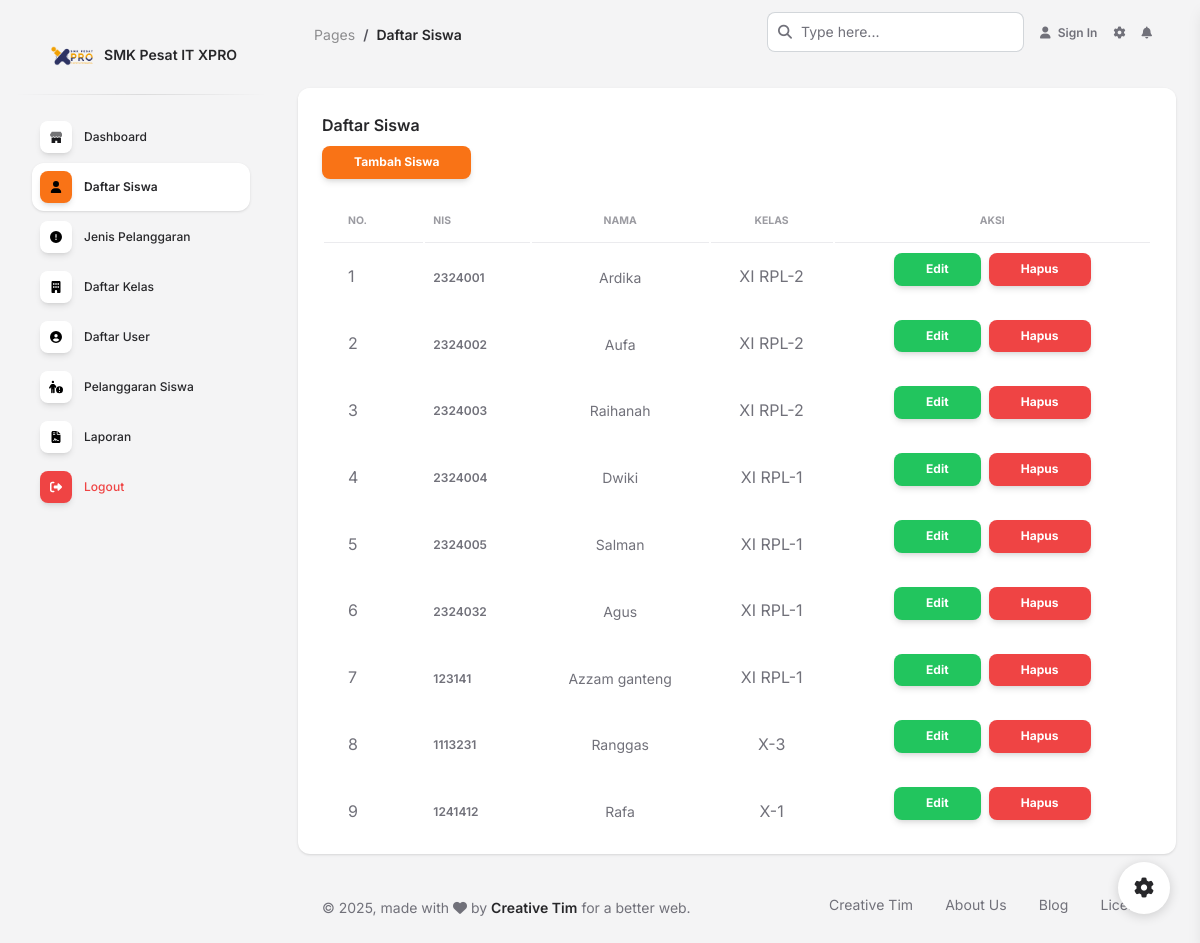
Screenshot of /pages/siswa.php with the database file from the repository.
### tables this page shows
CREATE TABLE `tbl_siswa` (
  `id_siswa` int NOT NULL,
  `nis` varchar(50) NOT NULL,
  `nama` varchar(50) NOT NULL,
  `kelas` varchar(50) NOT NULL
);

### pages/siswa.php (the view, shortened to what this page needs)
<?php
include "koneksi.php";
include "header.php" ;
?>
    <div class="container-fluid py-4">
      <div class="row">
        <div class="col-12">
          <div class="card mb-4">
            <div class="card-header pb-1">
              <h6>Daftar Siswa</h6>
              <a href="tambah_siswa.php" class="btn btn-primary btn-sm">Tambah Siswa</a>
            </div>
            <div class="card-body px-0 pt-0 pb-2">
              <div class="table-responsive px-4">
                <table class="table align-items-center mb-0">
                  <thead>
                    <tr>
                      <th class="text-uppercase text-secondary text-xxs font-weight-bolder opacity-7">No.</th>
                      <th class="text-uppercase text-secondary text-xxs font-weight-bolder opacity-7 ps-2">NIS</th>
                      <th class="text-center text-uppercase text-secondary text-xxs font-weight-bolder opacity-7">Nama</th>
                      <th class="text-center text-uppercase text-secondary text-xxs font-weight-bolder opacity-7">Kelas</th>
                      <th class="text-center text-uppercase text-secondary text-xxs font-weight-bolder opacity-7">Aksi</th>
                    </tr>
                  </thead>
                  <?php
        $no = 1;
        $sql = "select * from tbl_siswa order by id_siswa asc";
        $hasil = mysqli_query($koneksi,$sql);
        foreach ($hasil as $hsl){
        ?>
                  <tbody>
                    <tr>
                      <td class="ps-4">
                      <?=$no++?>
                      </td>
                      <td>
                        <p class="text-xs font-weight-bold mb-0"><?=$hsl['nis']?></p>
                      </td>
                      <td class="align-middle text-center text-sm">
                      <?=$hsl['nama']?>
                      </td>
                      <td class="align-middle text-center">
                      <?=$hsl['kelas']?>
                      </td>
                      <td class="d-flex justify-content-center gap-2">
                      <a href="edit_siswa.php?id_siswa=<?= $hsl['id_siswa']?>" class="btn btn-success btn-sm">Edit</a>
                      <button type="button" class="btn btn-danger btn-sm">Hapus</button>
                      </td>
                    </tr>
                  </tbody>
                  <?php
        }
                  ?>
                </table>
              </div>
            </div>
          </div>
        </div>
      </div>
      <footer class="footer pt-3  ">
        <div class="container-fluid">
          <div class="row align-items-center justify-content-lg-between">
            <div class="col-lg-6 mb-lg-0 mb-4">
              <div class="copyright text-center text-sm text-muted text-lg-start">
                © ,
                made with <i class="fa fa-heart"></i> by
                <a href="https://www.creative-tim.com" class="font-weight-bold" target="_blank">Creative Tim</a>
                for a better web.
              </div>
            </div>
            <div class="col-lg-6">
              <ul class="nav nav-footer justify-content-center justify-content-lg-end">
                <li class="nav-item">
                  <a href="https://www.creative-tim.com" class="nav-link text-muted" target="_blank">Creative Tim</a>
                </li>
                <li class="nav-item">
                  <a href="https://www.creative-tim.com/presentation" class="nav-link text-muted" target="_blank">About Us</a>
                </li>
                <li class="nav-item">
                  <a href="https://www.creative-tim.com/blog" class="nav-link text-muted" target="_blank">Blog</a>
                </li>
                <li class="nav-item">
                  <a href="https://www.creative-tim.com/license" class="nav-link pe-0 text-muted" target="_blank">License</a>
                </li>
              </ul>
            </div>
          </div>
        </div>
      </footer>
    </div>
  </main>
  <div class="fixed-plugin">
    <a class="fixed-plugin-button text-dark position-fixed px-3 py-2">
      <i class="fa fa-cog py-2"> </i>
    </a>
  </div>
</body>
</html>

### rows the page displays
tbl_siswa: nis "2324001", nama "Ardika", kelas "XI RPL-2"
tbl_siswa: nis "2324002", nama "Aufa", kelas "XI RPL-2"
tbl_siswa: nis "2324003", nama "Raihanah", kelas "XI RPL-2"
tbl_siswa: nis "2324004", nama "Dwiki", kelas "XI RPL-1"
tbl_siswa: nis "2324005", nama "Salman", kelas "XI RPL-1"
tbl_siswa: nis "2324032", nama "Agus", kelas "XI RPL-1"
tbl_siswa: nis "123141", nama "Azzam ganteng", kelas "XI RPL-1"
tbl_siswa: nis "1113231", nama "Ranggas", kelas "X-3"
tbl_siswa: nis "1241412", nama "Rafa", kelas "X-1"
